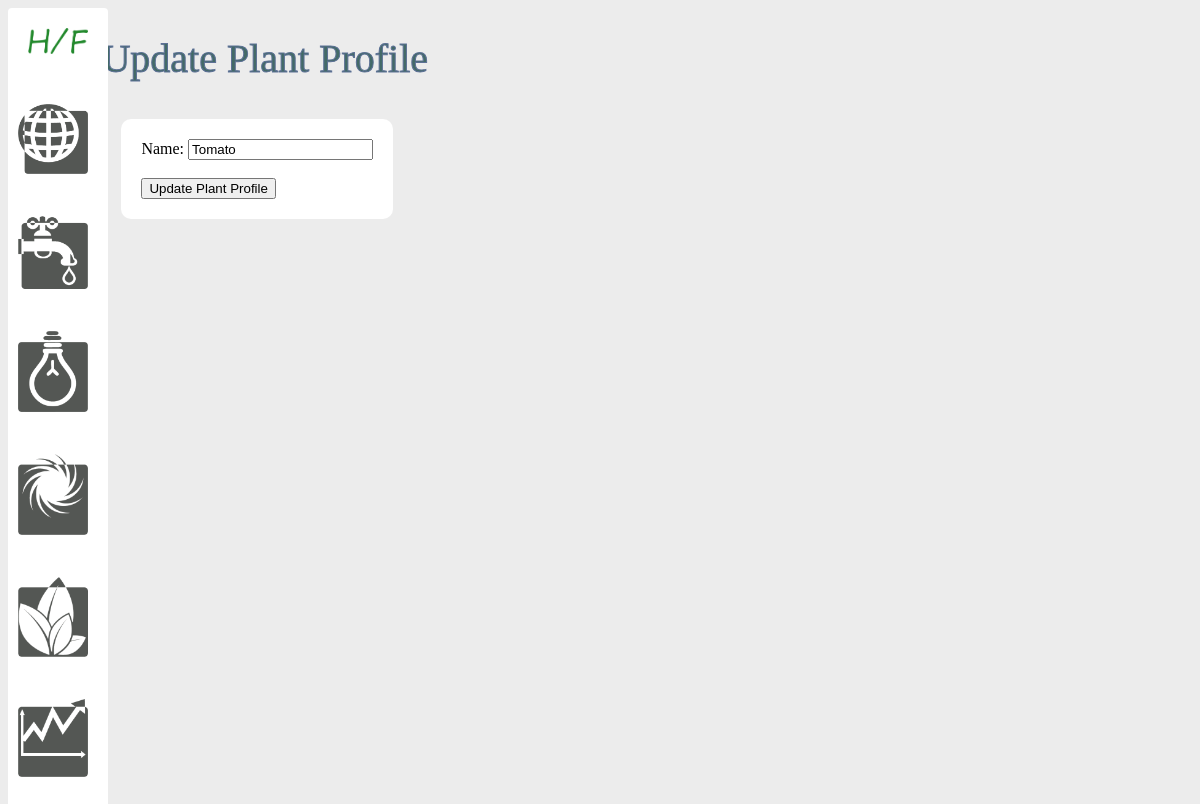
Page /update_plant/1 on the earlier database version.
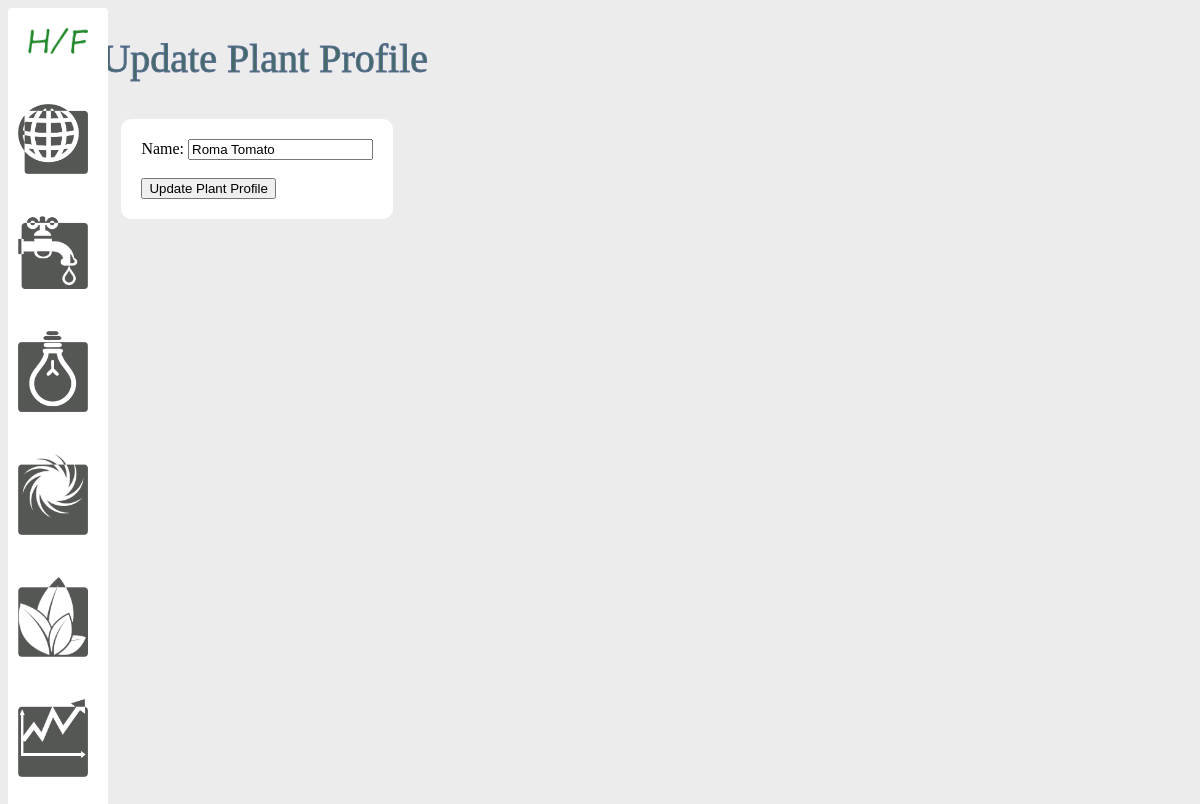
Same page on the later database version.
### models.py (models this page shows)
class Plant(db.Model):
    id = db.Column(db.Integer, primary_key=True)
    name = db.Column(db.String(50), nullable=False)
    best_ec = db.Column(db.Float, nullable=True)
    best_temp = db.Column(db.Integer, nullable=True)
    best_season = db.Column(db.String(15), nullable=True)

### views.py (the view)
@app.route('/update_plant/<int:id>', methods=['POST', 'GET'])
def update_plant_profile(id):
    plant = Plant.query.get_or_404(id)
    if request.method == 'POST':
        plant.name = request.form['name']
        try:
            db.session.commit()
            return redirect('/plant')
        except:
            return 'There was an issue updating the plant'
    else:
        return render_template('update_plant.html', plant=plant)

### templates/update_plant.html
{% extends 'layout.html' %}
{% block body %}
<h1>Update Plant Profile</h1>
<div class = "form">
    <form action="/update_plant/{{plant.id}}" method="POST" id="enviro-form">
        <div class = "left">
        <label>Name:</label>
        <input type="text" name="name" id="name" value="{{plant.name}}">
        <br /><br />
        <input type="submit" value="Update Plant Profile">
    </form>
</div>
{% endblock %}

Differences in the rows shown:
changed Plant: name "Tomato" → "Roma Tomato"
